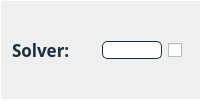
                                <widget class="QFrame" name="frame_doc_top_thr_7">
                                 <property name="styleSheet">
                                  <string notr="true">border-bottom: 0.5px solid #FFFFFF;
border-left: 0.5px solid #FFFFFF;
border-top: 0.5px solid #FFFFFF;
</string>
                                 </property>
                                 <property name="frameShape">
                                  <enum>QFrame::StyledPanel</enum>
                                 </property>
                                 <property name="frameShadow">
                                  <enum>QFrame::Plain</enum>
                                 </property>
                                 <layout class="QHBoxLayout" name="horizontalLayout_98">
                                  <item>
                                   <widget class="QLabel" name="label_doc_top_thr_7">
                                    <property name="sizePolicy">
                                     <sizepolicy hsizetype="Minimum" vsizetype="Preferred">
                                      <horstretch>0</horstretch>
                                      <verstretch>0</verstretch>
                                     </sizepolicy>
                                    </property>
                                    <property name="maximumSize">
                                     <size>
                                      <width>16777215</width>
                                      <height>16777215</height>
                                     </size>
                                    </property>
                                    <property name="font">
                                     <font>
                                      <family>Avenir</family>
                                      <pointsize>13</pointsize>
                                      <weight>75</weight>
                                      <italic>false</italic>
                                      <bold>true</bold>
                                     </font>
                                    </property>
                                    <property name="toolTip">
                                     <string>&lt;html&gt;&lt;head/&gt;&lt;body&gt;&lt;p&gt;&lt;span style=&quot; font-weight:400;&quot;&gt;The weight of each word in the vocabulary.&lt;/span&gt;&lt;/p&gt;&lt;/body&gt;&lt;/html&gt;</string>
                                    </property>
                                    <property name="styleSheet">
                                     <string notr="true">font: 87 13pt &quot;Avenir&quot;;
color:#1A2E40;
font-weight: bold;
border:None;</string>
                                    </property>
                                    <property name="text">
                                     <string>Solver:</string>
                                    </property>
                                   </widget>
                                  </item>
                                  <item>
                                   <widget class="QLineEdit" name="lineEdit_doc_top_thr_7">
                                    <property name="sizePolicy">
                                     <sizepolicy hsizetype="Minimum" vsizetype="Fixed">
                                      <horstretch>0</horstretch>
                                      <verstretch>0</verstretch>
                                     </sizepolicy>
                                    </property>
                                    <property name="minimumSize">
                                     <size>
                                      <width>0</width>
                                      <height>0</height>
                                     </size>
                                    </property>
                                    <property name="maximumSize">
                                     <size>
                                      <width>60</width>
                                      <height>16777215</height>
                                     </size>
                                    </property>
                                    <property name="styleSheet">
                                     <string notr="true">QLineEdit {	
	background-color: #FFFFFF;
	font: 87 italic 12pt &quot;Avenir&quot;;
	border-radius: 5px;
	border: 1px solid #1A2E40;
	color:black;
}</string>
                                    </property>
                                   </widget>
                                  </item>
                                  <item>
                                   <widget class="QCheckBox" name="checkBox_doc_top_thr_7">
                                    <property name="sizePolicy">
                                     <sizepolicy hsizetype="Fixed" vsizetype="Fixed">
                                      <horstretch>0</horstretch>
                                      <verstretch>0</verstretch>
                                     </sizepolicy>
                                    </property>
                                    <property name="styleSheet">
                                     <string notr="true">border:0px;</string>
                                    </property>
                                    <property name="text">
                                     <string/>
                                    </property>
                                   </widget>
                                  </item>
                                 </layout>
                                </widget>
